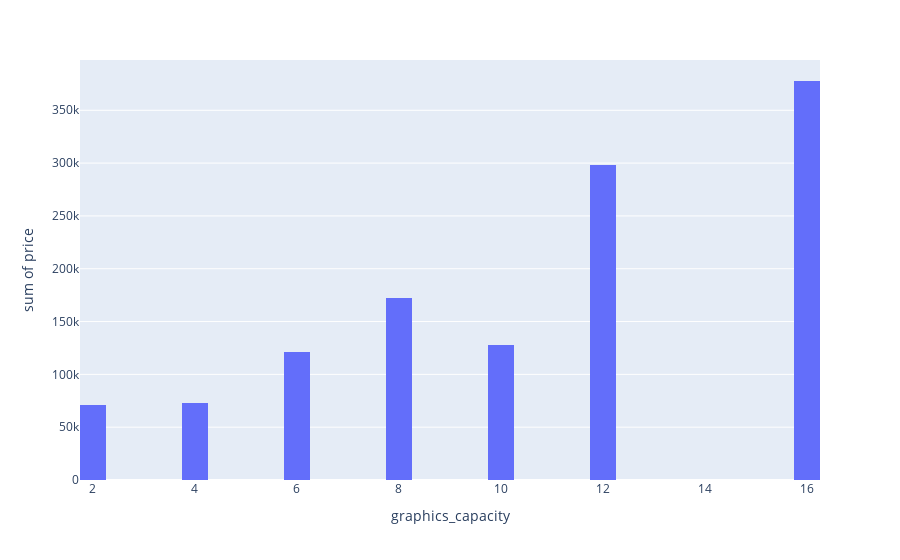

Here is the notebook cell this chart was saved with:
### Code cell
counts=df.groupby("graphics_capacity")["price"].mean().reset_index()
px.histogram(counts,x="graphics_capacity",y="price",nbins=30)

### Figure 1 — Plotly figure (JSON) as saved in the notebook; plotly's stock layout.template omitted (floating-point values rounded to 4 significant figures)
{"data": [{"alignmentgroup": "True", "bingroup": "x", "histfunc": "sum", "hovertemplate": "graphics_capacity=%{x}<br>sum of price=%{y}<extra></extra>", "legendgroup": "", "marker": {"color": "#636efa", "pattern": {"shape": ""}}, "name": "", "nbinsx": 30, "offsetgroup": "", "orientation": "v", "showlegend": false, "type": "histogram", "x": [2, 4, 6, 8, 10, 12, 16], "xaxis": "x", "y": [71040.0, 72970.0, 121600.0, 172300.0, 127990, 298700.0, 377700.0], "yaxis": "y"}], "layout": {"barmode": "relative", "legend": {"tracegroupgap": 0}, "margin": {"t": 60}, "xaxis": {"anchor": "y", "domain": [0, 1], "title": {"text": "graphics_capacity"}}, "yaxis": {"anchor": "x", "domain": [0, 1], "title": {"text": "sum of price"}}}}
